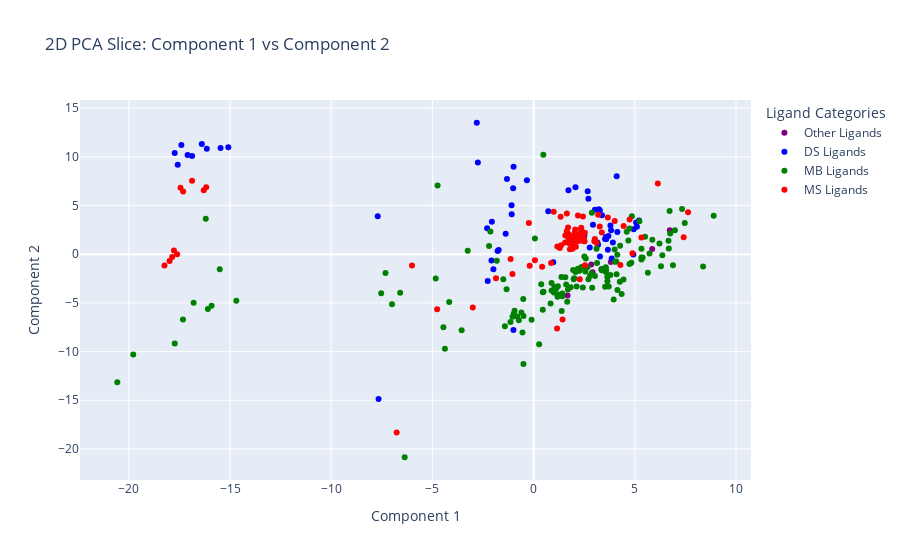
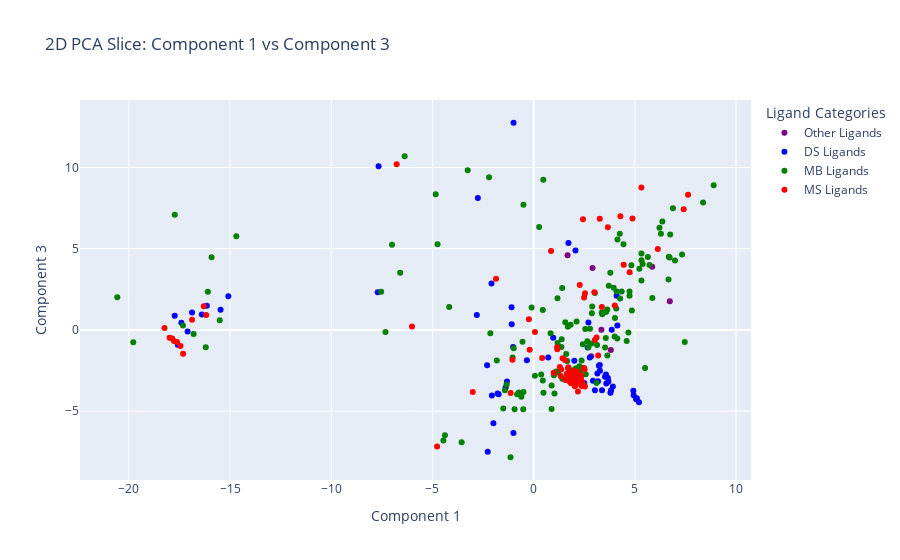
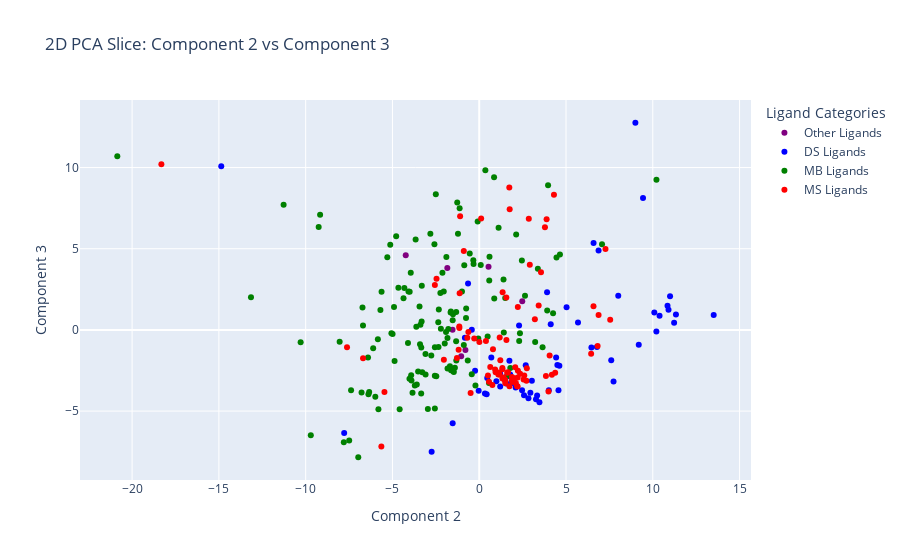

These figures' notebook cell, in order:
### Code cell
# Dictionary for ligand categories and their colors
categories = {
    "DS": {"color": "blue", "label": "DS Ligands"},
    "MS": {"color": "red", "label": "MS Ligands"},
    "MB": {"color": "green", "label": "MB Ligands"},
    "Other": {"color": "purple", "label": "Other Ligands"},
}

# Assign a category to each ligand for color coding
def get_category(ligand):
    if "DS" in ligand:
        return "DS Ligands"
    elif "MS" in ligand:
        return "MS Ligands"
    elif "MB" in ligand:
        return "MB Ligands"
    else:
        return "Other Ligands"

pca['category'] = pca['ligand'].apply(get_category)

# Define a function to plot 2D slices
def plot_2d_slice(x, y, x_label, y_label):
    fig = px.scatter(
        pca,
        x=x,
        y=y,
        color='category',
        color_discrete_map={
            "DS Ligands": "blue",
            "MS Ligands": "red",
            "MB Ligands": "green",
            "Other Ligands": "purple",
        },
        hover_data={'ligand': True},  # Show ligand names on hover
        title=f'2D PCA Slice: {x_label} vs {y_label}',
        labels={'category': 'Ligand Category'}
    )
    fig.update_layout(
        xaxis_title=x_label,
        yaxis_title=y_label,
        legend_title="Ligand Categories"
    )
    return fig

# Generate and display 2D slices
fig1 = plot_2d_slice('Component 1', 'Component 2', 'Component 1', 'Component 2')
fig2 = plot_2d_slice('Component 1', 'Component 3', 'Component 1', 'Component 3')
fig3 = plot_2d_slice('Component 2', 'Component 3', 'Component 2', 'Component 3')

# Show the figures
fig1.show()
fig2.show()
fig3.show()

### Figure 1 — Plotly figure (JSON) as saved in the notebook; plotly's stock layout.template omitted (floating-point values rounded to 4 significant figures; data arrays with more than 128 entries replaced by an {"elided": "..."} marker saying what was removed)
{"data": [{"customdata": [["cyPAMP"], ["dcPAMP"], ["dcpa"], ["diprpa"], ["iPrPAMP"], ["phPAMP"], ["adPAMP"]], "hovertemplate": "Ligand Category=Other Ligands<br>Component 1=%{x}<br>Component 2=%{y}<br>ligand=%{customdata[0]}<extra></extra>", "legendgroup": "Other Ligands", "marker": {"color": "purple", "symbol": "circle"}, "mode": "markers", "name": "Other Ligands", "orientation": "v", "showlegend": true, "x": [3.815, 5.859, 2.913, 1.677, 3.348, 2.846, 6.729], "xaxis": "x", "y": [-0.7945, 0.5356, -1.839, -4.234, -1.537, -1.04, 2.479], "yaxis": "y", "type": "scatter"}, {"customdata": [["DS-10"], ["DS-11"], ["DS-12"], ["DS-13"], ["DS-14"], ["DS-15"], ["DS-16"], ["DS-17"], ["DS-18"], ["DS-19"], ["DS-1"], ["DS-20"], ["DS-21"], ["DS-22"], ["DS-23"], ["DS-24"], ["DS-25"], ["DS-26"], ["DS-27"], ["DS-28"], ["DS-29"], ["DS-2"], ["DS-30"], ["DS-31"], ["DS-32"], ["DS-33"], ["DS-34"], ["DS-35"], ["DS-36"], ["DS-37"], ["DS-38"], ["DS-39"], ["DS-3"], ["DS-40"], ["DS-41"], ["DS-42"], ["DS-43"], ["DS-44"], ["DS-45"], ["DS-46"], ["DS-48"], ["DS-49"], ["DS-4"], ["DS-50"], ["DS-51"], ["DS-52"], ["DS-53"], ["DS-54"], ["DS-55"], ["DS-56"], ["DS-57"], ["DS-58"], ["DS-59"], ["DS-5"], ["DS-60"], ["DS-61"], ["DS-63"], ["DS-64"], ["DS-6"], ["DS-7"], ["DS-8"], ["DS-9"]], "hovertemplate": "Ligand Category=DS Ligands<br>Component 1=%{x}<br>Component 2=%{y}<br>ligand=%{customdata[0]}<extra></extra>", "legendgroup": "DS Ligands", "marker": {"color": "blue", "symbol": "circle"}, "mode": "markers", "name": "DS Ligands", "orientation": "v", "showlegend": true, "x": [2.505, 3.915, 0.9685, -1.089, 3.591, 3.527, 3.03, 4.926, 3.27, -2.808, -0.9968, 3.694, 3.151, 3.827, 4.945, 3.574, 5.103, 3.38, 2.708, 4.103, 2.772, -7.66, 5.064, 3.795, 5.206, 2.933, 2.011, 3.225, -1.779, -1.729, -2.267, -2.297, 3.86, -1.381, -1.986, 1.721, -17.58, -2.064, -17.1, -16.88, -0.9913, -17.73, 3.279, -17.41, -16.39, -7.703, -2.082, -16.15, -15.08, -15.47, 2.068, -1.084, 2.672, 3.182, -0.3326, -1.012, -1.317, -2.756, 0.7237, 2.18, 4.137, 3.669], "xaxis": "x", "y": [1.901, 1.207, -0.8259, 5.032, 1.56, 1.567, 4.566, -0.03264, 4.502, 13.51, -7.781, 1.883, 1.201, 2.468, 2.581, 1.783, 2.836, 4.009, 5.69, 8.01, 0.6955, -14.86, 3.27, 2.947, 3.47, 3.033, 1.739, 4.616, 0.3292, 0.4279, -2.741, 2.68, -0.428, 2.099, -1.53, 6.588, 9.191, 3.336, 10.21, 10.09, 8.997, 10.39, -0.2382, 11.23, 11.33, 3.909, -0.6445, 10.85, 10.99, 10.91, 6.876, 4.119, 6.464, 0.9893, 7.606, 6.781, 7.739, 9.438, 4.431, 1.739, 2.296, 0.461], "yaxis": "y", "type": "scatter"}, {"customdata": {"elided": "137x1 str values"}, "hovertemplate": "Ligand Category=MB Ligands<br>Component 1=%{x}<br>Component 2=%{y}<br>ligand=%{customdata[0]}<extra></extra>", "legendgroup": "MB Ligands", "marker": {"color": "green", "symbol": "circle"}, "mode": "markers", "name": "MB Ligands", "orientation": "v", "showlegend": true, "x": {"elided": "137 float values"}, "xaxis": "x", "y": {"elided": "137 float values"}, "yaxis": "y", "type": "scatter"}, {"customdata": [["MS-10"], ["MS-11"], ["MS-12"], ["MS-13"], ["MS-14"], ["MS-15"], ["MS-16"], ["MS-17"], ["MS-19"], ["MS-1"], ["MS-20"], ["MS-21"], ["MS-22"], ["MS-23"], ["MS-24"], ["MS-25"], ["MS-26"], ["MS-27"], ["MS-28"], ["MS-29"], ["MS-2"], ["MS-30"], ["MS-31"], ["MS-32"], ["MS-33"], ["MS-34"], ["MS-35"], ["MS-36"], ["MS-37"], ["MS-38"], ["MS-39"], ["MS-3"], ["MS-40"], ["MS-41"], ["MS-42"], ["MS-44"], ["MS-45"], ["MS-46"], ["MS-47"], ["MS-48"], ["MS-49"], ["MS-4"], ["MS-50"], ["MS-51"], ["MS-52"], ["MS-53"], ["MS-54"], ["MS-55"], ["MS-56"], ["MS-57"], ["MS-58"], ["MS-59"], ["MS-5"], ["MS-60"], ["MS-61"], ["MS-62"], ["MS-63"], ["MS-64"], ["MS-65"], ["MS-66"], ["MS-67"], ["MS-68"], ["MS-6"], ["MS-70"], ["MS-71"], ["MS-72"], ["MS-73"], ["MS-74"], ["MS-75"], ["MS-76"], ["MS-77"], ["MS-78"], ["MS-79"], ["MS-80"], ["MS-81"], ["MS-82"], ["MS-83"], ["MS-84"], ["MS-85"], ["MS-86"], ["MS-87"], ["MS-88"], ["MS-89"], ["MS-90"], ["MS-91"], ["MS-92"], ["MS-93"], ["MS-9"]], "hovertemplate": "Ligand Category=MS Ligands<br>Component 1=%{x}<br>Component 2=%{y}<br>ligand=%{customdata[0]}<extra></extra>", "legendgroup": "MS Ligands", "marker": {"color": "red", "symbol": "circle"}, "mode": "markers", "name": "MS Ligands", "orientation": "v", "showlegend": true, "x": [7.63, -0.2341, 1.79, 3.11, -0.1937, 0.8631, 1.925, 2.087, 1.741, -3.007, 1.853, 1.955, 2.408, 2.008, 2.232, 1.639, 4.008, 2.153, 1.171, 2.245, -6.011, 2.33, 1.295, 1.361, 2.375, 2.298, 2.364, 2.396, 1.846, 2.037, 2.496, -6.768, 2.531, 1.736, 5.325, 1.915, 1.788, 2.191, 1.72, 2.516, 2.18, 2.494, 3.191, 1.783, 0.06572, 1.559, 3.026, 1.642, 2.035, 2.057, 0.9918, 2.35, 3.001, 1.748, 3.371, 4.449, 6.136, 4.744, 1.335, 1.7, 1.565, 2.035, 2.439, -4.768, -1.046, 1.158, -17.99, -1.858, -17.86, -18.24, -1.137, -17.77, 4.287, 1.43, 4.884, -17.32, -17.61, -16.18, 2.28, 3.267, -16.88, 2.537, -16.3, 2.352, -17.45, 3.667, 7.414, 0.4216], "xaxis": "x", "y": [4.306, 3.206, 0.5031, 1.179, -1.187, -0.8883, 0.5623, 0.7591, 2.006, -5.46, 1.478, 0.9441, 2.111, 1.103, 1.892, 2.355, 3.425, 1.338, 0.7917, 1.494, -1.148, 2.215, 0.6366, 0.916, 2.172, 1.397, 2.005, 1.924, 1.506, 1.172, 1.334, -18.31, 2.213, 1.608, 1.734, 1.888, 1.115, 3.991, 2.074, 1.334, 1.656, 1.562, 4.055, 1.111, -0.626, 1.216, 1.567, 4.185, 1.741, 2.556, 4.377, 2.719, 1.348, 1.509, 2.224, 2.914, 7.275, 3.559, 3.843, 2.743, 1.916, 2.229, 3.883, -5.639, -2.037, -7.617, -0.685, -2.46, -0.2881, -1.145, -0.4959, 0.3872, -1.102, -6.694, 0.1111, 6.448, 0.009223, 6.877, -2.557, 2.856, 7.546, -1.128, 6.584, 2.596, 6.82, 3.787, 1.754, -1.283], "yaxis": "y", "type": "scatter"}], "layout": {"xaxis": {"anchor": "y", "domain": [0.0, 1.0], "title": {"text": "Component 1"}}, "yaxis": {"anchor": "x", "domain": [0.0, 1.0], "title": {"text": "Component 2"}}, "legend": {"title": {"text": "Ligand Categories"}, "tracegroupgap": 0}, "title": {"text": "2D PCA Slice: Component 1 vs Component 2"}}}

### Figure 2 — Plotly figure (JSON) as saved in the notebook; plotly's stock layout.template omitted (floating-point values rounded to 4 significant figures; data arrays with more than 128 entries replaced by an {"elided": "..."} marker saying what was removed)
{"data": [{"customdata": [["cyPAMP"], ["dcPAMP"], ["dcpa"], ["diprpa"], ["iPrPAMP"], ["phPAMP"], ["adPAMP"]], "hovertemplate": "Ligand Category=Other Ligands<br>Component 1=%{x}<br>Component 3=%{y}<br>ligand=%{customdata[0]}<extra></extra>", "legendgroup": "Other Ligands", "marker": {"color": "purple", "symbol": "circle"}, "mode": "markers", "name": "Other Ligands", "orientation": "v", "showlegend": true, "x": [3.815, 5.859, 2.913, 1.677, 3.348, 2.846, 6.729], "xaxis": "x", "y": [-1.234, 3.89, 3.817, 4.606, 0.002337, -1.623, 1.764], "yaxis": "y", "type": "scatter"}, {"customdata": [["DS-10"], ["DS-11"], ["DS-12"], ["DS-13"], ["DS-14"], ["DS-15"], ["DS-16"], ["DS-17"], ["DS-18"], ["DS-19"], ["DS-1"], ["DS-20"], ["DS-21"], ["DS-22"], ["DS-23"], ["DS-24"], ["DS-25"], ["DS-26"], ["DS-27"], ["DS-28"], ["DS-29"], ["DS-2"], ["DS-30"], ["DS-31"], ["DS-32"], ["DS-33"], ["DS-34"], ["DS-35"], ["DS-36"], ["DS-37"], ["DS-38"], ["DS-39"], ["DS-3"], ["DS-40"], ["DS-41"], ["DS-42"], ["DS-43"], ["DS-44"], ["DS-45"], ["DS-46"], ["DS-48"], ["DS-49"], ["DS-4"], ["DS-50"], ["DS-51"], ["DS-52"], ["DS-53"], ["DS-54"], ["DS-55"], ["DS-56"], ["DS-57"], ["DS-58"], ["DS-59"], ["DS-5"], ["DS-60"], ["DS-61"], ["DS-63"], ["DS-64"], ["DS-6"], ["DS-7"], ["DS-8"], ["DS-9"]], "hovertemplate": "Ligand Category=DS Ligands<br>Component 1=%{x}<br>Component 3=%{y}<br>ligand=%{customdata[0]}<extra></extra>", "legendgroup": "DS Ligands", "marker": {"color": "blue", "symbol": "circle"}, "mode": "markers", "name": "DS Ligands", "orientation": "v", "showlegend": true, "x": [2.505, 3.915, 0.9685, -1.089, 3.591, 3.527, 3.03, 4.926, 3.27, -2.808, -0.9968, 3.694, 3.151, 3.827, 4.945, 3.574, 5.103, 3.38, 2.708, 4.103, 2.772, -7.66, 5.064, 3.795, 5.206, 2.933, 2.011, 3.225, -1.779, -1.729, -2.267, -2.297, 3.86, -1.381, -1.986, 1.721, -17.58, -2.064, -17.1, -16.88, -0.9913, -17.73, 3.279, -17.41, -16.39, -7.703, -2.082, -16.15, -15.08, -15.47, 2.068, -1.084, 2.672, 3.182, -0.3326, -1.012, -1.317, -2.756, 0.7237, 2.18, 4.137, 3.669], "xaxis": "x", "y": [-3.27, -3.485, -0.4892, 1.397, -3.298, -2.877, -3.718, -3.742, -2.165, 0.9226, -6.351, -3.174, -2.679, -3.717, -4.024, -2.75, -4.206, -3.721, 0.4548, 2.098, -1.693, 10.08, -4.278, -3.872, -4.46, -3.133, -1.892, -2.203, -3.912, -3.964, -7.497, -2.17, 0.008253, -3.552, -5.756, 5.347, -0.9086, -4.045, -0.09885, 1.067, 12.76, 0.8686, -2.519, 0.4388, 0.9509, 2.313, 2.864, 1.488, 2.071, 1.236, 4.892, 0.3504, -1.087, -3.16, -1.875, -1.055, -3.172, 8.129, -1.703, -2.838, 0.2653, -2.956], "yaxis": "y", "type": "scatter"}, {"customdata": {"elided": "137x1 str values"}, "hovertemplate": "Ligand Category=MB Ligands<br>Component 1=%{x}<br>Component 3=%{y}<br>ligand=%{customdata[0]}<extra></extra>", "legendgroup": "MB Ligands", "marker": {"color": "green", "symbol": "circle"}, "mode": "markers", "name": "MB Ligands", "orientation": "v", "showlegend": true, "x": {"elided": "137 float values"}, "xaxis": "x", "y": {"elided": "137 float values"}, "yaxis": "y", "type": "scatter"}, {"customdata": [["MS-10"], ["MS-11"], ["MS-12"], ["MS-13"], ["MS-14"], ["MS-15"], ["MS-16"], ["MS-17"], ["MS-19"], ["MS-1"], ["MS-20"], ["MS-21"], ["MS-22"], ["MS-23"], ["MS-24"], ["MS-25"], ["MS-26"], ["MS-27"], ["MS-28"], ["MS-29"], ["MS-2"], ["MS-30"], ["MS-31"], ["MS-32"], ["MS-33"], ["MS-34"], ["MS-35"], ["MS-36"], ["MS-37"], ["MS-38"], ["MS-39"], ["MS-3"], ["MS-40"], ["MS-41"], ["MS-42"], ["MS-44"], ["MS-45"], ["MS-46"], ["MS-47"], ["MS-48"], ["MS-49"], ["MS-4"], ["MS-50"], ["MS-51"], ["MS-52"], ["MS-53"], ["MS-54"], ["MS-55"], ["MS-56"], ["MS-57"], ["MS-58"], ["MS-59"], ["MS-5"], ["MS-60"], ["MS-61"], ["MS-62"], ["MS-63"], ["MS-64"], ["MS-65"], ["MS-66"], ["MS-67"], ["MS-68"], ["MS-6"], ["MS-70"], ["MS-71"], ["MS-72"], ["MS-73"], ["MS-74"], ["MS-75"], ["MS-76"], ["MS-77"], ["MS-78"], ["MS-79"], ["MS-80"], ["MS-81"], ["MS-82"], ["MS-83"], ["MS-84"], ["MS-85"], ["MS-86"], ["MS-87"], ["MS-88"], ["MS-89"], ["MS-90"], ["MS-91"], ["MS-92"], ["MS-93"], ["MS-9"]], "hovertemplate": "Ligand Category=MS Ligands<br>Component 1=%{x}<br>Component 3=%{y}<br>ligand=%{customdata[0]}<extra></extra>", "legendgroup": "MS Ligands", "marker": {"color": "red", "symbol": "circle"}, "mode": "markers", "name": "MS Ligands", "orientation": "v", "showlegend": true, "x": [7.63, -0.2341, 1.79, 3.11, -0.1937, 0.8631, 1.925, 2.087, 1.741, -3.007, 1.853, 1.955, 2.408, 2.008, 2.232, 1.639, 4.008, 2.153, 1.171, 2.245, -6.011, 2.33, 1.295, 1.361, 2.375, 2.298, 2.364, 2.396, 1.846, 2.037, 2.496, -6.768, 2.531, 1.736, 5.325, 1.915, 1.788, 2.191, 1.72, 2.516, 2.18, 2.494, 3.191, 1.783, 0.06572, 1.559, 3.026, 1.642, 2.035, 2.057, 0.9918, 2.35, 3.001, 1.748, 3.371, 4.449, 6.136, 4.744, 1.335, 1.7, 1.565, 2.035, 2.439, -4.768, -1.046, 1.158, -17.99, -1.858, -17.86, -18.24, -1.137, -17.77, 4.287, 1.43, 4.884, -17.32, -17.61, -16.18, 2.28, 3.267, -16.88, 2.537, -16.3, 2.352, -17.45, 3.667, 7.414, 0.4216], "xaxis": "x", "y": [8.326, 0.6535, -2.802, -0.4746, -1.224, 4.867, -3.187, -3.394, -2.974, -3.828, -3.058, -2.611, -3.27, -2.74, -3.137, -2.693, 1.51, -2.986, -1.186, -3.138, 0.2077, -2.937, -2.291, -2.434, -3.457, -2.935, -3.186, -3.185, -3.288, -2.745, -2.347, 10.2, -3.485, -2.641, 8.776, -2.893, -2.641, -3.798, -2.298, -2.416, -2.6, 2.003, -1.572, -2.632, -0.1269, -1.875, -0.6265, -2.764, -3.463, -3.051, -2.643, -3.13, 2.313, -3.141, 1.404, 4.009, 4.98, 3.556, -2.843, -2.367, -3.083, -2.513, 6.812, -7.184, -1.835, -1.067, -0.4898, 3.145, -0.5318, 0.1147, -3.88, -0.6861, 6.998, -1.744, 6.854, -1.463, -0.7376, 0.9139, 2.76, 6.85, 0.6327, 2.258, 1.46, -2.807, -0.995, 6.33, 7.431, -1.725], "yaxis": "y", "type": "scatter"}], "layout": {"xaxis": {"anchor": "y", "domain": [0.0, 1.0], "title": {"text": "Component 1"}}, "yaxis": {"anchor": "x", "domain": [0.0, 1.0], "title": {"text": "Component 3"}}, "legend": {"title": {"text": "Ligand Categories"}, "tracegroupgap": 0}, "title": {"text": "2D PCA Slice: Component 1 vs Component 3"}}}

### Figure 3 — Plotly figure (JSON) as saved in the notebook; plotly's stock layout.template omitted (floating-point values rounded to 4 significant figures; data arrays with more than 128 entries replaced by an {"elided": "..."} marker saying what was removed)
{"data": [{"customdata": [["cyPAMP"], ["dcPAMP"], ["dcpa"], ["diprpa"], ["iPrPAMP"], ["phPAMP"], ["adPAMP"]], "hovertemplate": "Ligand Category=Other Ligands<br>Component 2=%{x}<br>Component 3=%{y}<br>ligand=%{customdata[0]}<extra></extra>", "legendgroup": "Other Ligands", "marker": {"color": "purple", "symbol": "circle"}, "mode": "markers", "name": "Other Ligands", "orientation": "v", "showlegend": true, "x": [-0.7945, 0.5356, -1.839, -4.234, -1.537, -1.04, 2.479], "xaxis": "x", "y": [-1.234, 3.89, 3.817, 4.606, 0.002337, -1.623, 1.764], "yaxis": "y", "type": "scatter"}, {"customdata": [["DS-10"], ["DS-11"], ["DS-12"], ["DS-13"], ["DS-14"], ["DS-15"], ["DS-16"], ["DS-17"], ["DS-18"], ["DS-19"], ["DS-1"], ["DS-20"], ["DS-21"], ["DS-22"], ["DS-23"], ["DS-24"], ["DS-25"], ["DS-26"], ["DS-27"], ["DS-28"], ["DS-29"], ["DS-2"], ["DS-30"], ["DS-31"], ["DS-32"], ["DS-33"], ["DS-34"], ["DS-35"], ["DS-36"], ["DS-37"], ["DS-38"], ["DS-39"], ["DS-3"], ["DS-40"], ["DS-41"], ["DS-42"], ["DS-43"], ["DS-44"], ["DS-45"], ["DS-46"], ["DS-48"], ["DS-49"], ["DS-4"], ["DS-50"], ["DS-51"], ["DS-52"], ["DS-53"], ["DS-54"], ["DS-55"], ["DS-56"], ["DS-57"], ["DS-58"], ["DS-59"], ["DS-5"], ["DS-60"], ["DS-61"], ["DS-63"], ["DS-64"], ["DS-6"], ["DS-7"], ["DS-8"], ["DS-9"]], "hovertemplate": "Ligand Category=DS Ligands<br>Component 2=%{x}<br>Component 3=%{y}<br>ligand=%{customdata[0]}<extra></extra>", "legendgroup": "DS Ligands", "marker": {"color": "blue", "symbol": "circle"}, "mode": "markers", "name": "DS Ligands", "orientation": "v", "showlegend": true, "x": [1.901, 1.207, -0.8259, 5.032, 1.56, 1.567, 4.566, -0.03264, 4.502, 13.51, -7.781, 1.883, 1.201, 2.468, 2.581, 1.783, 2.836, 4.009, 5.69, 8.01, 0.6955, -14.86, 3.27, 2.947, 3.47, 3.033, 1.739, 4.616, 0.3292, 0.4279, -2.741, 2.68, -0.428, 2.099, -1.53, 6.588, 9.191, 3.336, 10.21, 10.09, 8.997, 10.39, -0.2382, 11.23, 11.33, 3.909, -0.6445, 10.85, 10.99, 10.91, 6.876, 4.119, 6.464, 0.9893, 7.606, 6.781, 7.739, 9.438, 4.431, 1.739, 2.296, 0.461], "xaxis": "x", "y": [-3.27, -3.485, -0.4892, 1.397, -3.298, -2.877, -3.718, -3.742, -2.165, 0.9226, -6.351, -3.174, -2.679, -3.717, -4.024, -2.75, -4.206, -3.721, 0.4548, 2.098, -1.693, 10.08, -4.278, -3.872, -4.46, -3.133, -1.892, -2.203, -3.912, -3.964, -7.497, -2.17, 0.008253, -3.552, -5.756, 5.347, -0.9086, -4.045, -0.09885, 1.067, 12.76, 0.8686, -2.519, 0.4388, 0.9509, 2.313, 2.864, 1.488, 2.071, 1.236, 4.892, 0.3504, -1.087, -3.16, -1.875, -1.055, -3.172, 8.129, -1.703, -2.838, 0.2653, -2.956], "yaxis": "y", "type": "scatter"}, {"customdata": {"elided": "137x1 str values"}, "hovertemplate": "Ligand Category=MB Ligands<br>Component 2=%{x}<br>Component 3=%{y}<br>ligand=%{customdata[0]}<extra></extra>", "legendgroup": "MB Ligands", "marker": {"color": "green", "symbol": "circle"}, "mode": "markers", "name": "MB Ligands", "orientation": "v", "showlegend": true, "x": {"elided": "137 float values"}, "xaxis": "x", "y": {"elided": "137 float values"}, "yaxis": "y", "type": "scatter"}, {"customdata": [["MS-10"], ["MS-11"], ["MS-12"], ["MS-13"], ["MS-14"], ["MS-15"], ["MS-16"], ["MS-17"], ["MS-19"], ["MS-1"], ["MS-20"], ["MS-21"], ["MS-22"], ["MS-23"], ["MS-24"], ["MS-25"], ["MS-26"], ["MS-27"], ["MS-28"], ["MS-29"], ["MS-2"], ["MS-30"], ["MS-31"], ["MS-32"], ["MS-33"], ["MS-34"], ["MS-35"], ["MS-36"], ["MS-37"], ["MS-38"], ["MS-39"], ["MS-3"], ["MS-40"], ["MS-41"], ["MS-42"], ["MS-44"], ["MS-45"], ["MS-46"], ["MS-47"], ["MS-48"], ["MS-49"], ["MS-4"], ["MS-50"], ["MS-51"], ["MS-52"], ["MS-53"], ["MS-54"], ["MS-55"], ["MS-56"], ["MS-57"], ["MS-58"], ["MS-59"], ["MS-5"], ["MS-60"], ["MS-61"], ["MS-62"], ["MS-63"], ["MS-64"], ["MS-65"], ["MS-66"], ["MS-67"], ["MS-68"], ["MS-6"], ["MS-70"], ["MS-71"], ["MS-72"], ["MS-73"], ["MS-74"], ["MS-75"], ["MS-76"], ["MS-77"], ["MS-78"], ["MS-79"], ["MS-80"], ["MS-81"], ["MS-82"], ["MS-83"], ["MS-84"], ["MS-85"], ["MS-86"], ["MS-87"], ["MS-88"], ["MS-89"], ["MS-90"], ["MS-91"], ["MS-92"], ["MS-93"], ["MS-9"]], "hovertemplate": "Ligand Category=MS Ligands<br>Component 2=%{x}<br>Component 3=%{y}<br>ligand=%{customdata[0]}<extra></extra>", "legendgroup": "MS Ligands", "marker": {"color": "red", "symbol": "circle"}, "mode": "markers", "name": "MS Ligands", "orientation": "v", "showlegend": true, "x": [4.306, 3.206, 0.5031, 1.179, -1.187, -0.8883, 0.5623, 0.7591, 2.006, -5.46, 1.478, 0.9441, 2.111, 1.103, 1.892, 2.355, 3.425, 1.338, 0.7917, 1.494, -1.148, 2.215, 0.6366, 0.916, 2.172, 1.397, 2.005, 1.924, 1.506, 1.172, 1.334, -18.31, 2.213, 1.608, 1.734, 1.888, 1.115, 3.991, 2.074, 1.334, 1.656, 1.562, 4.055, 1.111, -0.626, 1.216, 1.567, 4.185, 1.741, 2.556, 4.377, 2.719, 1.348, 1.509, 2.224, 2.914, 7.275, 3.559, 3.843, 2.743, 1.916, 2.229, 3.883, -5.639, -2.037, -7.617, -0.685, -2.46, -0.2881, -1.145, -0.4959, 0.3872, -1.102, -6.694, 0.1111, 6.448, 0.009223, 6.877, -2.557, 2.856, 7.546, -1.128, 6.584, 2.596, 6.82, 3.787, 1.754, -1.283], "xaxis": "x", "y": [8.326, 0.6535, -2.802, -0.4746, -1.224, 4.867, -3.187, -3.394, -2.974, -3.828, -3.058, -2.611, -3.27, -2.74, -3.137, -2.693, 1.51, -2.986, -1.186, -3.138, 0.2077, -2.937, -2.291, -2.434, -3.457, -2.935, -3.186, -3.185, -3.288, -2.745, -2.347, 10.2, -3.485, -2.641, 8.776, -2.893, -2.641, -3.798, -2.298, -2.416, -2.6, 2.003, -1.572, -2.632, -0.1269, -1.875, -0.6265, -2.764, -3.463, -3.051, -2.643, -3.13, 2.313, -3.141, 1.404, 4.009, 4.98, 3.556, -2.843, -2.367, -3.083, -2.513, 6.812, -7.184, -1.835, -1.067, -0.4898, 3.145, -0.5318, 0.1147, -3.88, -0.6861, 6.998, -1.744, 6.854, -1.463, -0.7376, 0.9139, 2.76, 6.85, 0.6327, 2.258, 1.46, -2.807, -0.995, 6.33, 7.431, -1.725], "yaxis": "y", "type": "scatter"}], "layout": {"xaxis": {"anchor": "y", "domain": [0.0, 1.0], "title": {"text": "Component 2"}}, "yaxis": {"anchor": "x", "domain": [0.0, 1.0], "title": {"text": "Component 3"}}, "legend": {"title": {"text": "Ligand Categories"}, "tracegroupgap": 0}, "title": {"text": "2D PCA Slice: Component 2 vs Component 3"}}}
